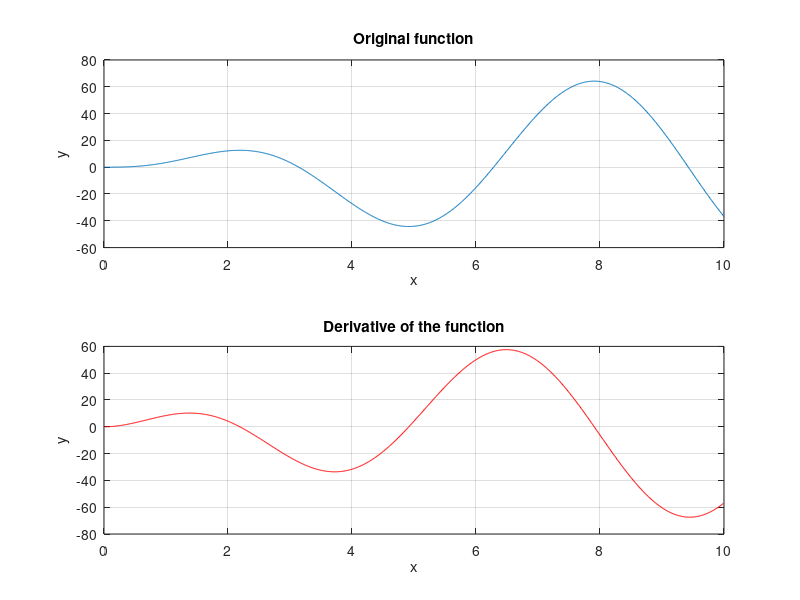

Write MATLAB code to recreate this figure.
% Derivative of a Function
%Set up an x-array from 0 to 10 with an increment of 0.01
x = 0:0.01:10;
y = 5*x.^2.*exp(-0.2*x).*sin(x);
% Find the central difference estimate of the derivative
n = length(x);
der = (y(3:n)-y(1:n-2))./(x(3:n)-x(1:n-2));
% Plot the original function
subplot(2,1,1)
plot(x,y)
grid on
xlabel("x")
ylabel("y")
title('Original function')
subplot(2,1,2)
plot(x(2:n-1),der,Color='r')
grid on
title('Derivative of the function')
xlabel("x")
ylabel("y")
